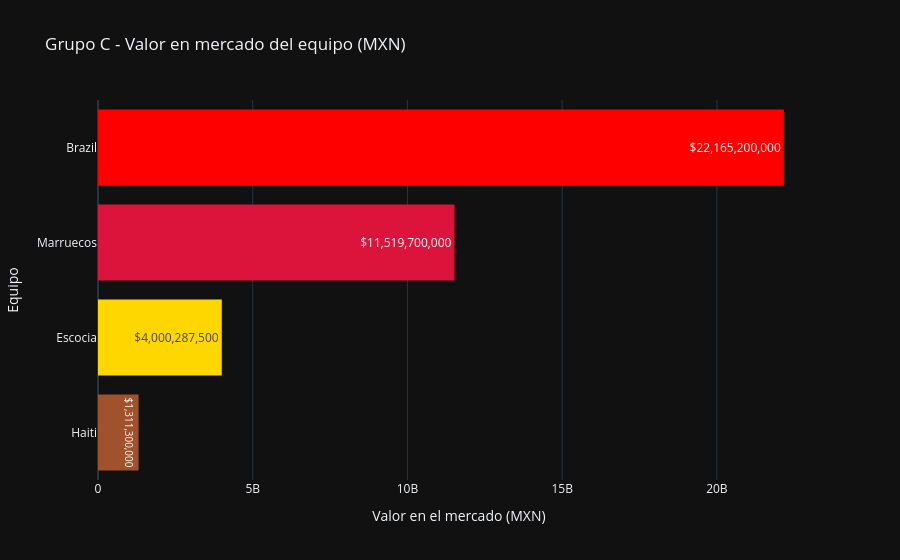

Notebook source saved alongside this figure:
### Markdown cell above
### Grupo C

### Code cell
group_c = {"Brazil":"https://www.transfermarkt.com/brasilien/startseite/verein/3439",
           "Marruecos":"https://www.transfermarkt.com/marokko/startseite/verein/3575", 
           "Haiti":"https://www.transfermarkt.com/haiti/startseite/verein/14161",
           "Escocia":"https://www.transfermarkt.com/schottland/startseite/verein/3380"}

group_c_dfs = {}
for team, url in group_c.items():
    print(f"Scraping {team}...")
    group_c_dfs[team] = scrape_squad(url)
    
print("Done!")

df_group_c = pd.DataFrame([
    {
        "Team": name,
        "Market value": df["Market value"].sum(),
        "Market Value MXN": df["Market Value MXN"].sum()
    }
    for name, df in group_c_dfs.items()
])

### Figure 1 — Plotly figure (JSON) as saved in the notebook; plotly's stock layout.template omitted (floating-point values rounded to 4 significant figures)
{"data": [{"marker": {"color": ["sienna", "gold", "crimson", "red"], "line": {"width": 0}}, "orientation": "h", "text": ["$1,311,300,000", "$4,000,287,500", "$11,519,700,000", "$22,165,200,000"], "textposition": "inside", "type": "bar", "x": [1311000000.0, 4000000000.0, 11520000000.0, 22170000000.0], "y": ["Haiti", "Escocia", "Marruecos", "Brazil"]}], "layout": {"showlegend": false, "title": {"text": "Grupo C - Valor en mercado del equipo (MXN)"}, "xaxis": {"title": {"text": "Valor en el mercado (MXN)"}}, "yaxis": {"title": {"text": "Equipo"}}}}
